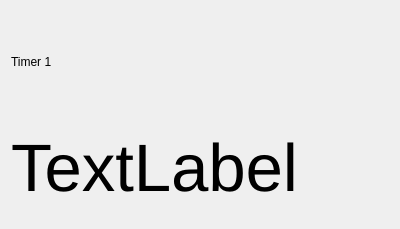
<?xml version="1.0" encoding="UTF-8"?>
<ui version="4.0">
 <class>TimerItem</class>
 <widget class="QWidget" name="TimerItem">
  <property name="geometry">
   <rect>
    <x>0</x>
    <y>0</y>
    <width>400</width>
    <height>229</height>
   </rect>
  </property>
  <property name="sizePolicy">
   <sizepolicy hsizetype="Preferred" vsizetype="Maximum">
    <horstretch>0</horstretch>
    <verstretch>0</verstretch>
   </sizepolicy>
  </property>
  <property name="windowTitle">
   <string notr="true">Form</string>
  </property>
  <layout class="QHBoxLayout" name="horizontalLayout_2">
   <item>
    <layout class="QVBoxLayout" name="verticalLayout_2">
     <item>
      <widget class="QLabel" name="timerName">
       <property name="sizePolicy">
        <sizepolicy hsizetype="Expanding" vsizetype="Preferred">
         <horstretch>0</horstretch>
         <verstretch>0</verstretch>
        </sizepolicy>
       </property>
       <property name="text">
        <string notr="true">Timer 1</string>
       </property>
      </widget>
     </item>
     <item>
      <widget class="QLabel" name="timeLeftLabel">
       <property name="font">
        <font>
         <pointsize>50</pointsize>
        </font>
       </property>
       <property name="text">
        <string notr="true">TextLabel</string>
       </property>
      </widget>
     </item>
    </layout>
   </item>
   <item>
    <layout class="QVBoxLayout" name="verticalLayout">
     <property name="bottomMargin">
      <number>0</number>
     </property>
     <item>
      <layout class="QHBoxLayout" name="horizontalLayout_3">
       <item>
        <widget class="QPushButton" name="pauseButton">
         <property name="sizePolicy">
          <sizepolicy hsizetype="Minimum" vsizetype="Maximum">
           <horstretch>0</horstretch>
           <verstretch>0</verstretch>
          </sizepolicy>
         </property>
         <property name="text">
          <string/>
         </property>
         <property name="icon">
          <iconset theme="media-playback-pause">
           <normaloff>.</normaloff>.</iconset>
         </property>
         <property name="flat">
          <bool>true</bool>
         </property>
        </widget>
       </item>
      </layout>
     </item>
     <item>
      <spacer name="verticalSpacer">
       <property name="orientation">
        <enum>Qt::Vertical</enum>
       </property>
       <property name="sizeType">
        <enum>QSizePolicy::Expanding</enum>
       </property>
       <property name="sizeHint" stdset="0">
        <size>
         <width>20</width>
         <height>40</height>
        </size>
       </property>
      </spacer>
     </item>
    </layout>
   </item>
  </layout>
 </widget>
 <resources/>
 <connections/>
</ui>
